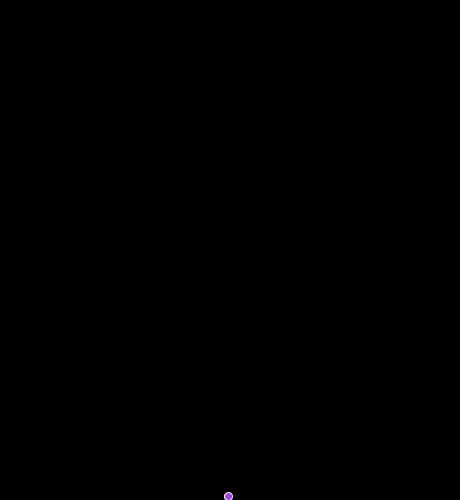
Frame 1 (no input)
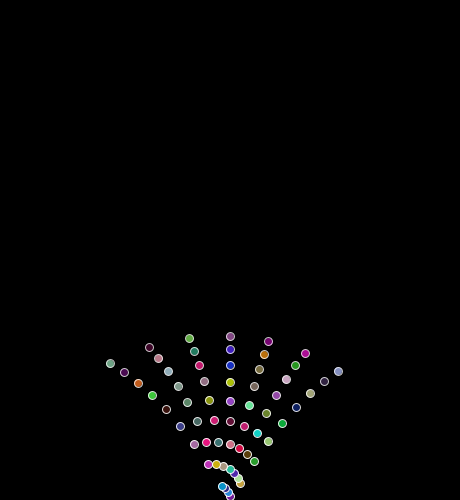
Frame 60 (the mouse pressed at the canvas centre just before this capture)
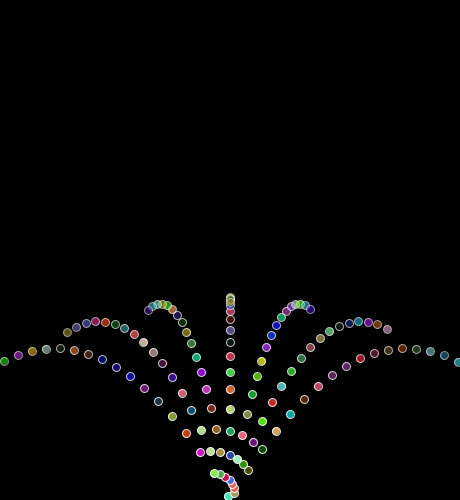
Frame 120 (the mouse held since frame 60 and released just before this capture)

The Processing sketch that drew these frames (run headless with seeded random() and noise(); from frame 60 on, the mouse is pressed at the canvas centre):

// Processing sketch: processing_150721
// ── processing_150721.pde

// A simple Particle class
class Particle {
  PVector location;
  PVector velocity;
  PVector acceleration;
  float lifespan;
  float masa=5.0;
  float ang;
 
  int n;
  
  
  Particle(PVector l) {
    acceleration = new PVector(0,0);
    //ejemplo de las trasparencias.
    n= i%7;
    ang= (60+10*n) *PI/180;
    
    velocity = new PVector(cos(ang),sin(ang));
    velocity.mult(20);
    i++;
    
    location = l.get();
    lifespan = 255.0;
  }


void applyForce(PVector f) {
    PVector fuerza = f.get();
    fuerza.div(masa);
    acceleration.add(fuerza);
  }  

  void run() {
    update();
    display();
  }
  
  // Method to update location
  void update() {
    applyForce(gravity);
    velocity.sub(PVector.mult(acceleration,dt*0.5));
    location.sub(PVector.mult(velocity, dt));
    lifespan -= 1.0;
    acceleration.set(0,0);
  }


  // Method to display
  void display() {
    stroke(255,lifespan);
    fill(random(0,255),random(0,255),random(0,255),lifespan);
    ellipse(location.x,location.y,8,8);
  }

  // Is the particle still useful?
  boolean isDead() {
    if (lifespan < 0.0) {
      return true;
    } else {
      return false;
    }
  }

}
//main
/*************************

Alumno: Ignacio Dolz Monzó
Ejercicio: Simula una fuente de 1000 particulas en un punto con una veloidad inicial aleatoria con un 
angulo que va cambiando.
Asignatura: simulación. (Parte matematica)
Centro: Universidad de valencia Ingeniería multimedia

************************/

ParticleSystem ps;

PVector gravity = new PVector(0,9.8);
float dt = 0.2;
 int i = 0; //globak porque si no solo salen en una direccion
 
void setup() {
  size(460,500);
  ps = new ParticleSystem(new PVector(width/2,height));
}

void draw() {
  background(0);
  
  ps.addParticle();
  ps.run();
}

// An ArrayList is used to manage the list of Particles

class ParticleSystem {

  ArrayList<Particle> particulas;    // An arraylist for all the particles
  PVector origin;                   // An origin point for where particles are birthed

  ParticleSystem(PVector origen) {
    origin=origen.get();
    particulas = new ArrayList<Particle>();
    
    }
    
  void addParticle() {
    particulas.add(new Particle(origin));
  }

  void run() {
    // Cycle through the ArrayList backwards, because we are deleting while iterating
    for (int i = particulas.size()-1; i >= 0; i--) {
      Particle p = particulas.get(i);
      p.run();
      if (p.isDead()) {
        particulas.remove(i);
      }
    }
  }
}
